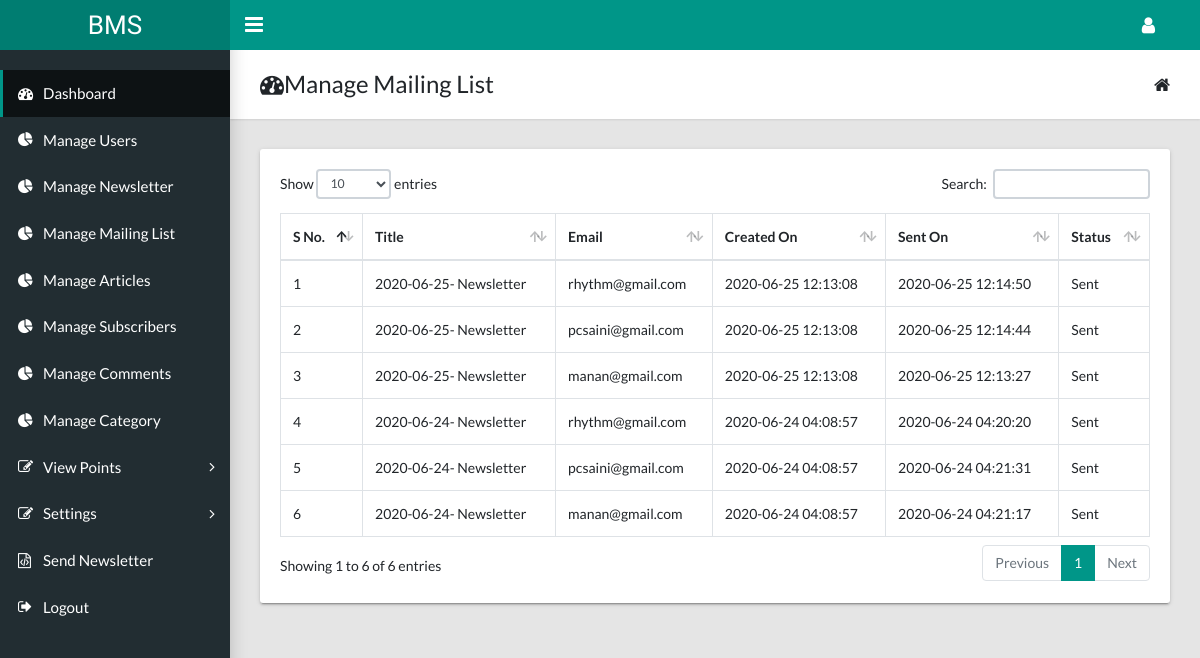
/admin/manage_mailing_list.php (signed in), run on the app's committed database.
### tables this page shows
CREATE TABLE `mailing_list` (
  `m_id` int(11) NOT NULL,
  `n_id` int(11) NOT NULL,
  `email` varchar(100) NOT NULL,
  `create_date` datetime NOT NULL,
  `sent_date` datetime DEFAULT NULL,
  `sent_status` tinyint(4) NOT NULL DEFAULT '0'
);

CREATE TABLE `newsletters` (
  `n_id` int(11) NOT NULL,
  `title` varchar(500) NOT NULL,
  `content` text NOT NULL,
  `create_date` datetime NOT NULL,
  `update_date` datetime DEFAULT NULL,
  `sent_date` date DEFAULT NULL,
  `sent` tinyint(4) NOT NULL DEFAULT '0'
);

### admin/manage_mailing_list.php (the view, shortened to what this page needs)
<?php include ("inc/security.php");
include ("inc/connect.php");
?>
<!DOCTYPE html>
<html lang="en">
  <head>
    <link rel="stylesheet" type="text/css" href="css/main.css">
    <link rel="stylesheet" type="text/css" href="https://maxcdn.bootstrapcdn.com/font-awesome/4.7.0/css/font-awesome.min.css">
  </head>
  <body class="app sidebar-mini">
    <?php include("inc/top_menu.php");?>
    <?php include("inc/left_menu.php");?>
    <main class="app-content">
      <div class="app-title">
        <div>
          <h1><i class="fa fa-dashboard"></i>Manage Mailing List</h1>
        </div>
        <ul class="app-breadcrumb breadcrumb">
          <li class="breadcrumb-item"><i class="fa fa-home fa-lg"></i></li>
        </ul>
      </div>
       <div class="row">
        <div class="col-md-12">
          <div class="tile">
            <div class="tile-body">
              <?php
$sql="select m.*,n.title from mailing_list m,newsletters n where m.n_id=n.n_id ORDER BY `m`.`m_id` DESC";
$rs=mysqli_query($conn,$sql);
?>
              <div class="table-responsive">
                <table class="table table-hover table-bordered" id="sampleTable">
                  <thead>
                    <tr>
                      <th>S No.</th>
                      <th>Title</th>
                      <th>Email</th>
                      <th>Created On</th>
                      <th>Sent On</th>
                      <th>Status</th>
                    </tr>
                  </thead>
                  <tbody>
<?php
$i=1;
while($row=mysqli_fetch_array($rs))
{
  echo "<tr>";
  echo "<td>$i</td>";
    echo "<td>".$row['title']."</td>";
    echo "<td>".$row['email']."</td>";
    echo "<td>".$row['create_date']."</td>";
$sentDate=$row['sent_date'];
if($sentDate=="")
{
  echo "<td>NA</td>";
}
else
{
    echo "<td>".$row['sent_date']."</td>";
}
  $status=$row['sent_status'];
  if($status==1) $sentStatus="Sent";
  echo "<td>".$sentStatus."</td>";
$i=$i+1;
  echo "</tr>";
}
  ?>
                  </tbody>
                </table>
              </div>
            </div>
          </div>
        </div>
      </div>
    </main>
  </body>
</html>

### data on the page
mailing_list: n.title "2020-06-25- Newsletter", email "rhythm@gmail.com", create_date "2020-06-25 12:13:08", sent_date "2020-06-25 12:14:50", sent_status "Sent"
mailing_list: n.title "2020-06-25- Newsletter", email "pcsaini@gmail.com", create_date "2020-06-25 12:13:08", sent_date "2020-06-25 12:14:44", sent_status "Sent"
mailing_list: n.title "2020-06-25- Newsletter", email "manan@gmail.com", create_date "2020-06-25 12:13:08", sent_date "2020-06-25 12:13:27", sent_status "Sent"
mailing_list: n.title "2020-06-24- Newsletter", email "rhythm@gmail.com", create_date "2020-06-24 04:08:57", sent_date "2020-06-24 04:20:20", sent_status "Sent"
mailing_list: n.title "2020-06-24- Newsletter", email "pcsaini@gmail.com", create_date "2020-06-24 04:08:57", sent_date "2020-06-24 04:21:31", sent_status "Sent"
mailing_list: n.title "2020-06-24- Newsletter", email "manan@gmail.com", create_date "2020-06-24 04:08:57", sent_date "2020-06-24 04:21:17", sent_status "Sent"
